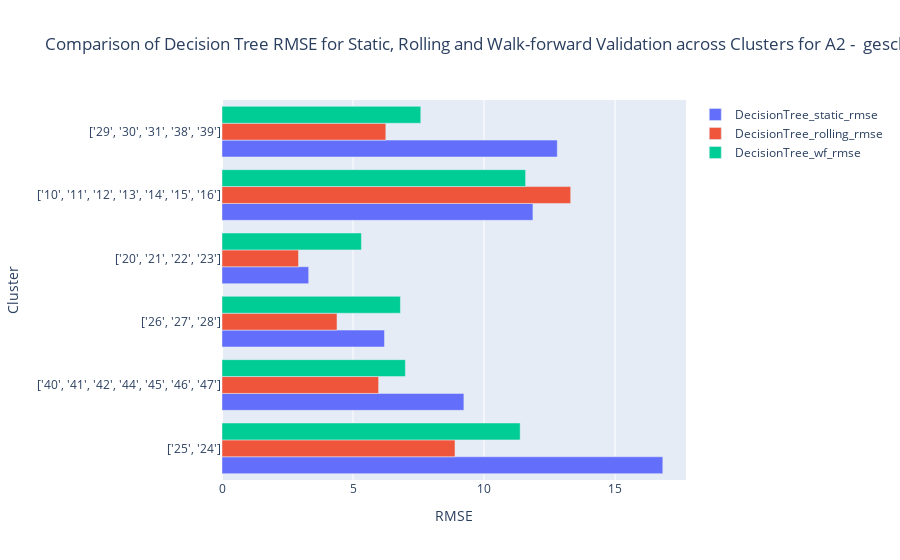
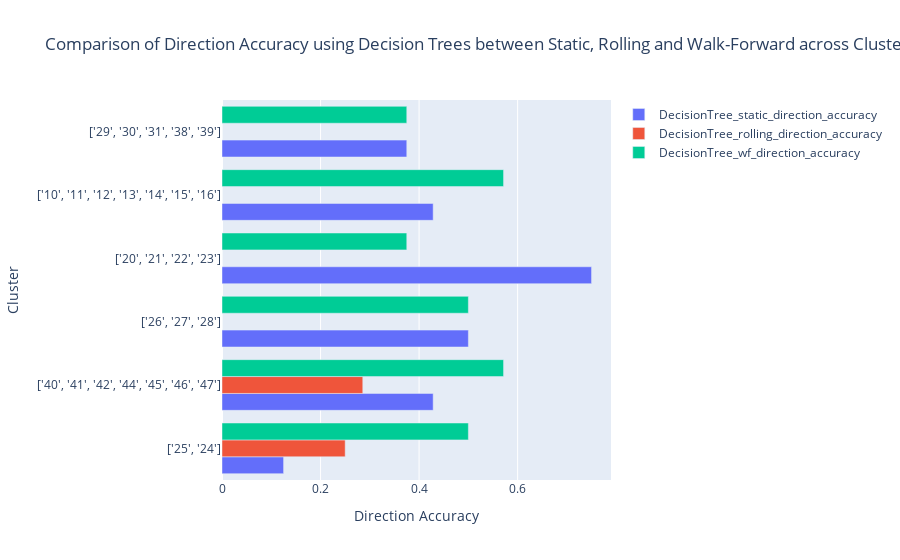
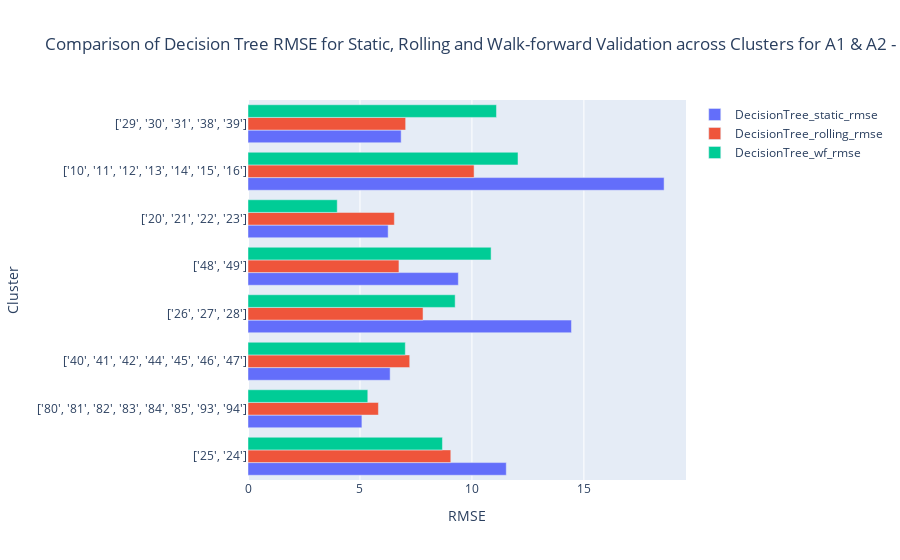
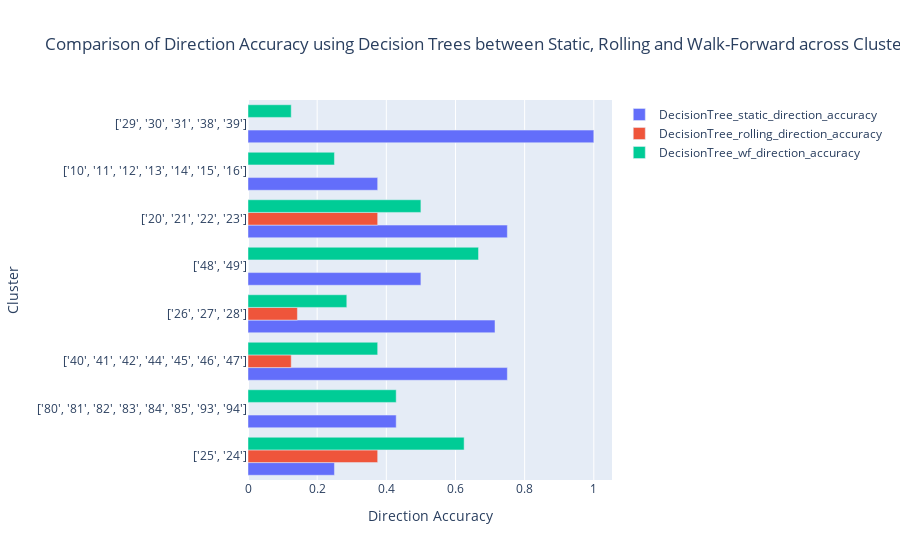

The code cell stored with these charts, in order, in its notebook:
### Code cell
for category in df_metrics['Category'].unique():
    filtered = df_metrics[df_metrics['Category'] == category]
    getRMSEplot(filtered)
    getDirAccplot(filtered)

### Figure 1 — Plotly figure (JSON) as saved in the notebook; plotly's stock layout.template omitted (floating-point values rounded to 4 significant figures)
{"data": [{"name": "DecisionTree_static_rmse", "orientation": "h", "type": "bar", "x": [16.82, 9.23, 6.201, 3.307, 11.87, 12.79], "y": ["['25', '24']", "['40', '41', '42', '44', '45', '46', '47']", "['26', '27', '28']", "['20', '21', '22', '23']", "['10', '11', '12', '13', '14', '15', '16']", "['29', '30', '31', '38', '39']"]}, {"name": "DecisionTree_rolling_rmse", "orientation": "h", "type": "bar", "x": [8.892, 5.977, 4.389, 2.92, 13.31, 6.251], "y": ["['25', '24']", "['40', '41', '42', '44', '45', '46', '47']", "['26', '27', '28']", "['20', '21', '22', '23']", "['10', '11', '12', '13', '14', '15', '16']", "['29', '30', '31', '38', '39']"]}, {"name": "DecisionTree_wf_rmse", "orientation": "h", "type": "bar", "x": [11.38, 6.998, 6.808, 5.321, 11.59, 7.586], "y": ["['25', '24']", "['40', '41', '42', '44', '45', '46', '47']", "['26', '27', '28']", "['20', '21', '22', '23']", "['10', '11', '12', '13', '14', '15', '16']", "['29', '30', '31', '38', '39']"]}], "layout": {"barmode": "group", "title": {"text": "Comparison of Decision Tree RMSE for Static, Rolling and Walk-forward Validation across Clusters for A2 -  geschreddert"}, "xaxis": {"title": {"text": "RMSE"}}, "yaxis": {"title": {"text": "Cluster"}}}}

### Figure 2 — Plotly figure (JSON) as saved in the notebook; plotly's stock layout.template omitted (floating-point values rounded to 4 significant figures)
{"data": [{"name": "DecisionTree_static_direction_accuracy", "orientation": "h", "type": "bar", "x": [0.125, 0.4286, 0.5, 0.75, 0.4286, 0.375], "y": ["['25', '24']", "['40', '41', '42', '44', '45', '46', '47']", "['26', '27', '28']", "['20', '21', '22', '23']", "['10', '11', '12', '13', '14', '15', '16']", "['29', '30', '31', '38', '39']"]}, {"name": "DecisionTree_rolling_direction_accuracy", "orientation": "h", "type": "bar", "x": [0.25, 0.2857, 0, 0, 0, 0], "y": ["['25', '24']", "['40', '41', '42', '44', '45', '46', '47']", "['26', '27', '28']", "['20', '21', '22', '23']", "['10', '11', '12', '13', '14', '15', '16']", "['29', '30', '31', '38', '39']"]}, {"name": "DecisionTree_wf_direction_accuracy", "orientation": "h", "type": "bar", "x": [0.5, 0.5714, 0.5, 0.375, 0.5714, 0.375], "y": ["['25', '24']", "['40', '41', '42', '44', '45', '46', '47']", "['26', '27', '28']", "['20', '21', '22', '23']", "['10', '11', '12', '13', '14', '15', '16']", "['29', '30', '31', '38', '39']"]}], "layout": {"barmode": "group", "title": {"text": "Comparison of Direction Accuracy using Decision Trees between Static, Rolling and Walk-Forward across Clusters for A2 -  geschreddert"}, "xaxis": {"title": {"text": "Direction Accuracy"}}, "yaxis": {"title": {"text": "Cluster"}}}}

### Figure 3 — Plotly figure (JSON) as saved in the notebook; plotly's stock layout.template omitted (floating-point values rounded to 4 significant figures)
{"data": [{"name": "DecisionTree_static_rmse", "orientation": "h", "type": "bar", "x": [11.53, 5.087, 6.348, 14.45, 9.393, 6.259, 18.58, 6.84], "y": ["['25', '24']", "['80', '81', '82', '83', '84', '85', '93', '94']", "['40', '41', '42', '44', '45', '46', '47']", "['26', '27', '28']", "['48', '49']", "['20', '21', '22', '23']", "['10', '11', '12', '13', '14', '15', '16']", "['29', '30', '31', '38', '39']"]}, {"name": "DecisionTree_rolling_rmse", "orientation": "h", "type": "bar", "x": [9.057, 5.824, 7.222, 7.817, 6.741, 6.536, 10.1, 7.04], "y": ["['25', '24']", "['80', '81', '82', '83', '84', '85', '93', '94']", "['40', '41', '42', '44', '45', '46', '47']", "['26', '27', '28']", "['48', '49']", "['20', '21', '22', '23']", "['10', '11', '12', '13', '14', '15', '16']", "['29', '30', '31', '38', '39']"]}, {"name": "DecisionTree_wf_rmse", "orientation": "h", "type": "bar", "x": [8.684, 5.35, 7.026, 9.252, 10.86, 3.985, 12.06, 11.1], "y": ["['25', '24']", "['80', '81', '82', '83', '84', '85', '93', '94']", "['40', '41', '42', '44', '45', '46', '47']", "['26', '27', '28']", "['48', '49']", "['20', '21', '22', '23']", "['10', '11', '12', '13', '14', '15', '16']", "['29', '30', '31', '38', '39']"]}], "layout": {"barmode": "group", "title": {"text": "Comparison of Decision Tree RMSE for Static, Rolling and Walk-forward Validation across Clusters for A1 & A2 -  geschreddert"}, "xaxis": {"title": {"text": "RMSE"}}, "yaxis": {"title": {"text": "Cluster"}}}}

### Figure 4 — Plotly figure (JSON) as saved in the notebook; plotly's stock layout.template omitted (floating-point values rounded to 4 significant figures)
{"data": [{"name": "DecisionTree_static_direction_accuracy", "orientation": "h", "type": "bar", "x": [0.25, 0.4286, 0.75, 0.7143, 0.5, 0.75, 0.375, 1], "y": ["['25', '24']", "['80', '81', '82', '83', '84', '85', '93', '94']", "['40', '41', '42', '44', '45', '46', '47']", "['26', '27', '28']", "['48', '49']", "['20', '21', '22', '23']", "['10', '11', '12', '13', '14', '15', '16']", "['29', '30', '31', '38', '39']"]}, {"name": "DecisionTree_rolling_direction_accuracy", "orientation": "h", "type": "bar", "x": [0.375, 0, 0.125, 0.1429, 0, 0.375, 0, 0], "y": ["['25', '24']", "['80', '81', '82', '83', '84', '85', '93', '94']", "['40', '41', '42', '44', '45', '46', '47']", "['26', '27', '28']", "['48', '49']", "['20', '21', '22', '23']", "['10', '11', '12', '13', '14', '15', '16']", "['29', '30', '31', '38', '39']"]}, {"name": "DecisionTree_wf_direction_accuracy", "orientation": "h", "type": "bar", "x": [0.625, 0.4286, 0.375, 0.2857, 0.6667, 0.5, 0.25, 0.125], "y": ["['25', '24']", "['80', '81', '82', '83', '84', '85', '93', '94']", "['40', '41', '42', '44', '45', '46', '47']", "['26', '27', '28']", "['48', '49']", "['20', '21', '22', '23']", "['10', '11', '12', '13', '14', '15', '16']", "['29', '30', '31', '38', '39']"]}], "layout": {"barmode": "group", "title": {"text": "Comparison of Direction Accuracy using Decision Trees between Static, Rolling and Walk-Forward across Clusters for A1 & A2 -  geschreddert"}, "xaxis": {"title": {"text": "Direction Accuracy"}}, "yaxis": {"title": {"text": "Cluster"}}}}
